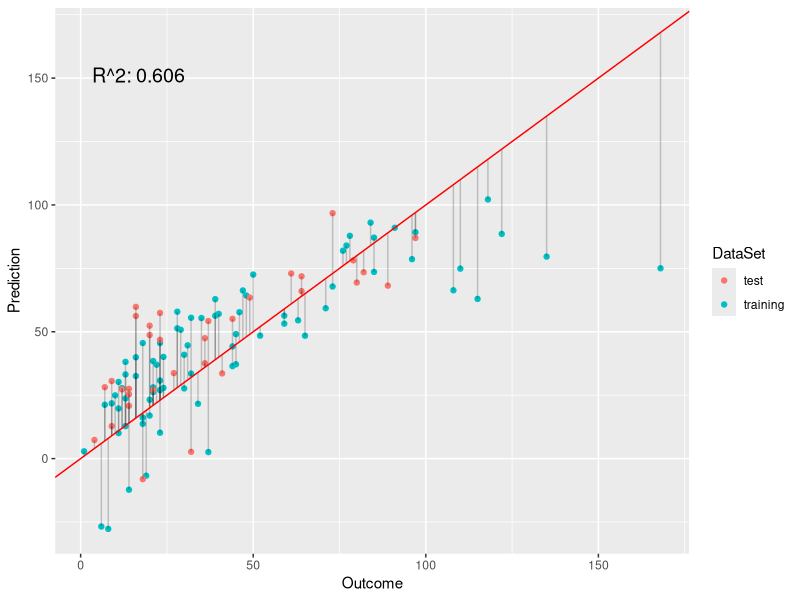
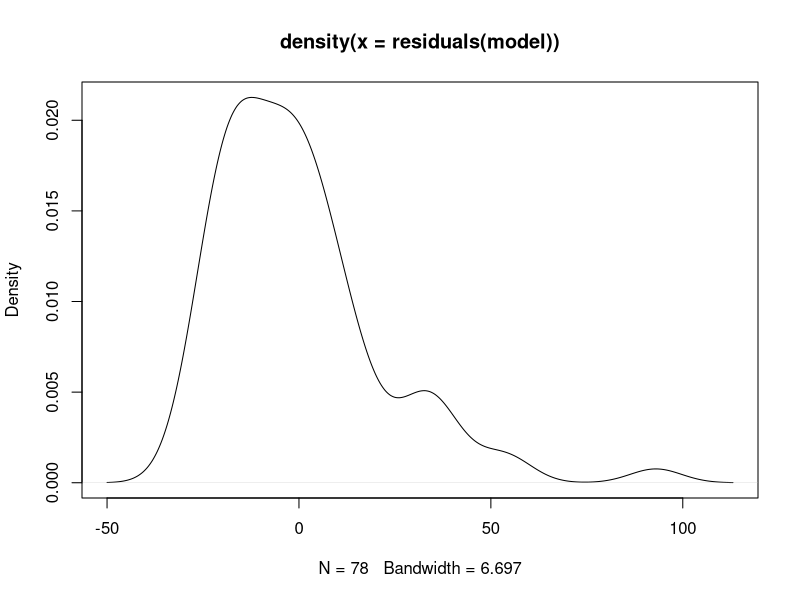
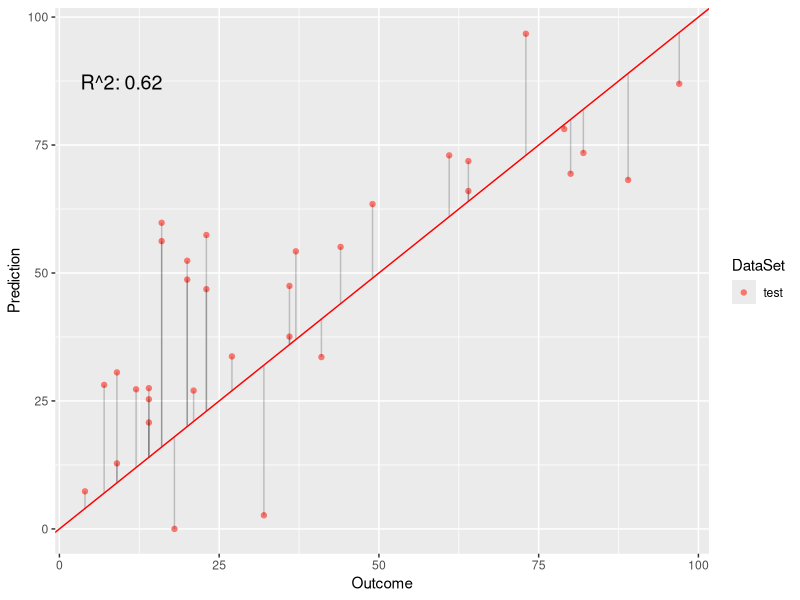
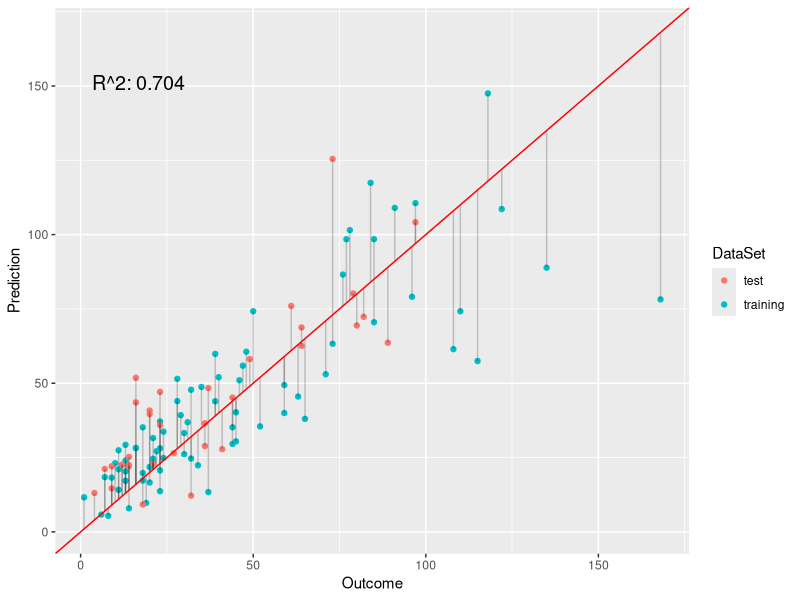
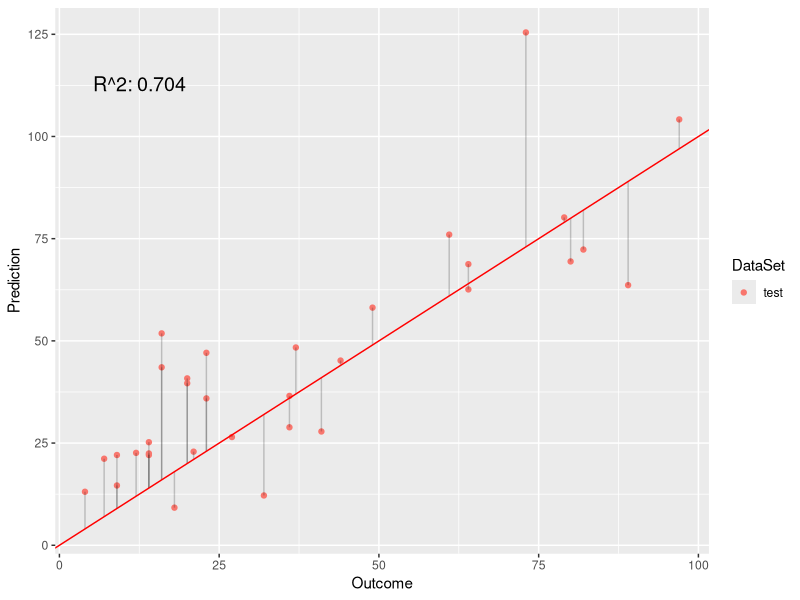
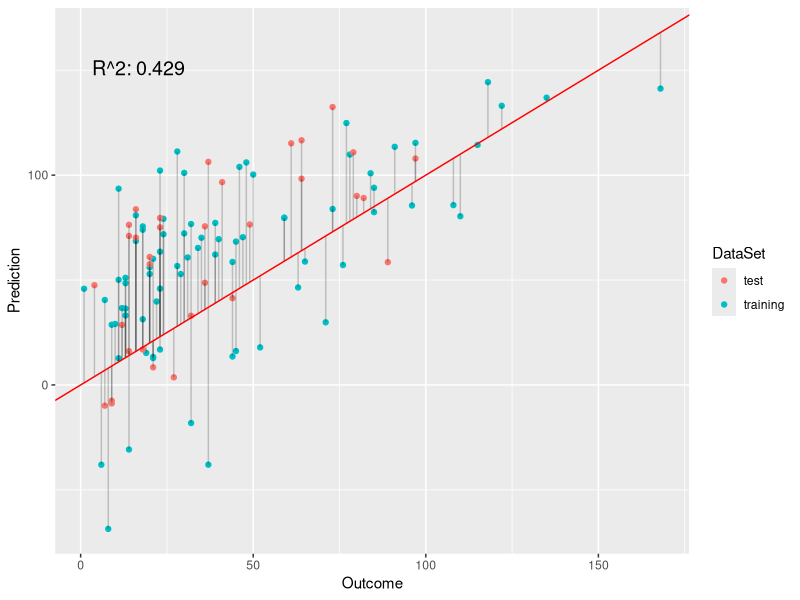

Recreate these plots in R, in order. (Note: this script raises an error after producing the figures.)
## ---- chunk 1
data(airquality)
ozone <- subset(na.omit(airquality), 
        select = c("Ozone", "Solar.R", "Wind", "Temp"))
set.seed(123)
N.train <- ceiling(0.7 * nrow(ozone))
N.test <- nrow(ozone) - N.train
trainset <- sample(seq_len(nrow(ozone)), N.train)
testset <- setdiff(seq_len(nrow(ozone)), trainset)
## ---- chunk 2
transform.residuals <- function(model, residuals = NULL) {
    ## transform residuals according to link functions of GLMs
    if (is.null(residuals)) {
        # training residuals:
        residuals <- residuals(model)
        # adjust value when residuals are weighted
        residuals <- residuals * sqrt(weights(model))
    }
    return(family(model)$linkfun(residuals))
}
plot.linear.model <- function(model, test.preds = NULL, test.labels = NULL, 
                            test.only = FALSE, show.raw.residuals = FALSE) {
    # ensure that model is interpreted as a GLM
    pred <- model$fitted.values
    obs <- model$model[,1]
    if (test.only) {
        # plot only the results for the test set
        plot.df <- NULL
        plot.res.df <- NULL
    } else {
        plot.df <- data.frame("Prediction" = pred, "Outcome" = obs, 
                                "DataSet" = "training")
        model.residuals <- obs - pred
        if (show.raw.residuals ) {
            model.residuals <- residuals(model)
        }
        plot.res.df <- data.frame("x" = obs, "y" = pred, 
                        "x1" = obs, "y2" = pred + model.residuals,
                        "DataSet" = "training")
    }
    r.squared <- NULL
    if (!is.null(test.preds) && !is.null(test.labels)) {
        # store predicted points: 
        test.df <- data.frame("Prediction" = test.preds, 
                            "Outcome" = test.labels, "DataSet" = "test")
        # store residuals for predictions on the test data
        test.residuals <- test.labels - test.preds
        if (show.raw.residuals) {
           test.residuals <- transform.residuals(model, test.residuals) 
        }
        test.res.df <- data.frame("x" = test.labels, "y" = test.preds,
                        "x1" = test.labels, "y2" = test.preds + test.residuals,
                         "DataSet" = "test")
        # append to existing data
        plot.df <- rbind(plot.df, test.df)
        plot.res.df <- rbind(plot.res.df, test.res.df)
        # annotate model with R^2 value
        r.squared <- round(cor(test.preds, test.labels)^2, 3)
    }
    #######
    library(ggplot2)
    p <- ggplot() + 
        # plot training samples
        geom_point(data = plot.df, 
            aes(x = Outcome, y = Prediction, color = DataSet)) +
        # plot residuals
        geom_segment(data = plot.res.df, alpha = 0.2,
            aes(x = x, y = y, xend = x1, yend = y2, group = DataSet)) +
        # plot optimal regressor
        geom_abline(color = "red", slope = 1)
    if (!is.null(r.squared)) {
        # plot r squared of predictions
        max.val <- max(plot.df$Outcome, plot.df$Prediction)
        x.pos <- 0.1 * max.val
        y.pos <- 0.9 * max.val
        label <- paste0("R^2: ", r.squared)
        p <- p + annotate("text", x = x.pos, y = y.pos, label = label, size = 5)
    }
    return(p)
}
## ---- chunk 3
# fit linear model
model <- lm(Ozone ~ Solar.R + Temp + Wind, ozone, trainset)
test.preds <- predict(model, newdata = ozone[testset,])
test.labels <- ozone$Ozone[testset]
# create a plot to compare fit for training vs test points
p.OLS <- plot.linear.model(model, test.preds, test.labels)
p.OLS
## ---- chunk 4
# density of the residuals: should be normal for least-squares
plot(density(residuals(model)))
## ---- chunk 5
# cutoff at 95% quantile
ozone.cut <- quantile(ozone$Ozone, 0.95)
idx <- which(ozone$Ozone >= ozone.cut)
# compare observations with high ozone with whole data set
summary(ozone[idx,])
summary(ozone)
## ---- chunk 6
# cutoff at 5% quantile
ozone.cut <- quantile(ozone$Ozone, 0.05)
idx <- which(ozone$Ozone <= ozone.cut)
# compare observations with low ozone with whole data set
summary(ozone[idx,])
summary(ozone)
## ---- chunk 7
coefficients(model)
## ---- chunk 8
predict.nonnegative <- function(model, newdata) {
   preds <- predict(model, newdata = newdata) 
   # correct for negative predictions
   preds[preds < 0] <- 0
   return(preds)
}
## ---- chunk 9
nonnegative.preds <- predict.nonnegative(model, ozone[testset,])
# plot only the test predictions to verify the results
plot.linear.model(model, nonnegative.preds, ozone$Ozone[testset], test.only = TRUE)
## ---- chunk 10
pois.model <- glm(Ozone ~ Solar.R + Temp + Wind, family = "poisson",data = ozone[trainset, ])
# need to set type to 'response' to get exponentiated predictions 
pois.preds <- predict(pois.model, newdata = ozone[testset,], type = "response") 
plot.linear.model(pois.model, pois.preds, ozone$Ozone[testset])
## ---- chunk 11
log.model <- lm(log(Ozone) ~ Solar.R + Temp + Wind, ozone, trainset)
log.preds <- predict(pois.model, newdata = ozone[testset,], type = "response") 
plot.linear.model(log.model, log.preds, ozone$Ozone[testset], test.only = TRUE)
## ---- chunk 12
get.weights <- function(ozone) {
    z.scores <- (ozone$Ozone - mean(ozone$Ozone)) / sd(ozone$Ozone)
    weights <- exp(z.scores)
    weights <- weights / mean(weights) # normalize to mean 1
    return(weights)
}
weights <- get.weights(ozone)
weight.model <- lm(Ozone ~ Solar.R + Temp + Wind, ozone, trainset, weights = weights)
weight.preds <- predict(weight.model, newdata = ozone[testset,], type = "response")
plot.linear.model(weight.model, weight.preds, ozone$Ozone[testset])
## ---- chunk 13
w.pois.model <- glm(Ozone ~ Solar.R + Temp + Wind, ozone, trainset, 
                    weights = weights, family = "poisson")
w.pois.preds <- predict(w.pois.model, newdata = ozone[testset,], type = "response") 
p.w.pois <- plot.linear.model(w.pois.model, w.pois.preds, ozone$Ozone[testset])
## ---- chunk 14
coefficients(w.pois.model)
## ---- chunk 15
data(airquality)
# store old ozone data set
ozone.old <- ozone
# remove time-specific features
ozone <- subset(airquality, select = c("Ozone", "Solar.R", "Wind", "Temp"))
# select observations with missing values
na.idx <- as.numeric(which(apply(is.na(ozone),1, any)))
na.df <- ozone[na.idx, ]
# ratio of missing values
ratio.missing <- length(na.idx) / nrow(ozone)
print(paste0(round(ratio.missing * 100, 3), "%"))
# which features are missing most often?
nbr.missing <- apply(ozone, 2, function(x) length(which(is.na(x))))
print(nbr.missing)
# multiple features missing in one observation?
nbr.missing <- apply(ozone, 1, function(x) length(which(is.na(x))))
table(nbr.missing)
## ---- chunk 16
## ensure that same observations are used for testing again:
# adjust training/test indices for the new data set
old.trainset <- trainset
trainset <- match(rownames(ozone.old)[old.trainset], rownames(ozone))
# add NA observations to training data set
trainset <- c(trainset, na.idx)
testset <- setdiff(seq_len(nrow(ozone)), trainset)
## ---- chunk 17
# use Hmisc for imputing missing values
library(Hmisc)
# use aregImpute for multiple imputation
imputed <- aregImpute(Ozone ~ Solar.R + Temp + Wind, ozone, pr = FALSE)
# list.out: return a list; imputation: arbitrarily use the first imputation
imputed.data <- as.data.frame(impute.transcan(imputed, data = ozone,
                imputation = 1, list.out = TRUE,  pr = FALSE))
# inspect imputed observations with respect to the outcome 
summary(as.numeric(imputed.data$Ozone))
## ---- chunk 18
# compute new weights
weights <- get.weights(imputed.data)
# use imputations from all iterations rather than an arbitrary iteration:
fmi <- fit.mult.impute(Ozone ~ Solar.R + Temp + Wind,
        fitter=glm, xtrans = imputed, family = "poisson", 
        data = ozone, subset = trainset, pr = FALSE) #, weights = weights)
        # weights arguments (weights = weights) not used due to error:
        # "..2 used in an incorrect context, no ... to look in"
fmi.preds <- predict.glm(fmi, newdata = ozone[testset,], type = "response") 
plot.linear.model(fmi, fmi.preds, ozone$Ozone[testset])
## ---- chunk 19
w.pois.model <- glm(Ozone ~ Solar.R + Temp + Wind, imputed.data, trainset, 
                    weights = weights, family = "poisson")
w.pois.preds <- predict(w.pois.model, newdata = imputed.data[testset,], type = "response") 
plot.linear.model(w.pois.model, w.pois.preds, imputed.data$Ozone[testset])
## ---- chunk 20
library(gridExtra) # for grid.arrange
library(grid) # for textGrob function
grid.arrange(p.OLS, p.w.pois, nrow = 1, top=textGrob("Ordinary least squares vs weighted Poisson regression",gp=gpar(fontsize=20,font=3)))
